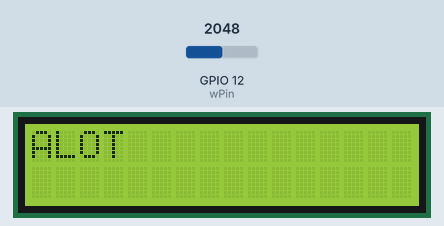
Bench run of a sketch on a simulated ESP32. Shown: 16×2 character LCD. The inputs (shaded band) are chosen by the test bench; at power-on: GPIO 12 (wPin) = 2048. WiFi joins after 1.5 s; servers stay silent unless stated; what the sketch prints to the serial monitor is not drawn.

Above: at 3.8 s.
3.9 s: GPIO 12 (wPin) set to 663
5.9 s: GPIO 12 (wPin) set to 541
At 7.9 s:
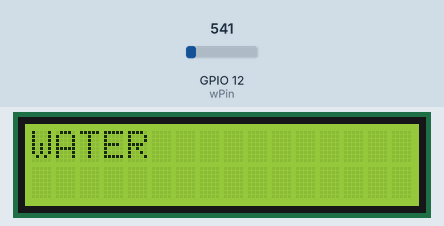
8.2 s: GPIO 12 (wPin) set to 419
At 9.7 s:
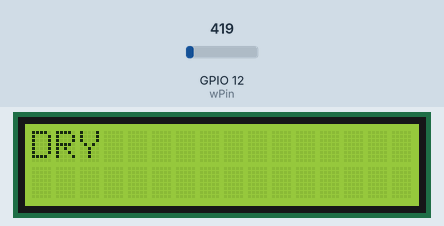
10.2 s: GPIO 12 (wPin) set to 490
At 11.3 s:
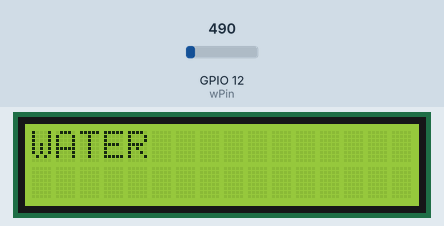
12.3 s: GPIO 12 (wPin) set to 640
At 14.0 s:
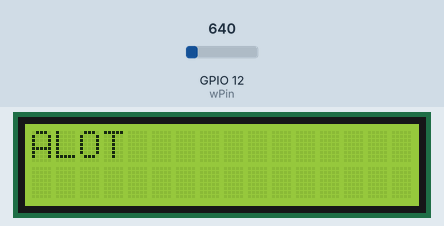
14.3 s: GPIO 12 (wPin) set to 560
At 15.7 s:
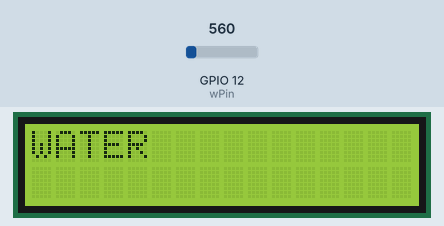
Timing chart, 0 to 17.3 s (numbered marks = the images above; inputs shaded):
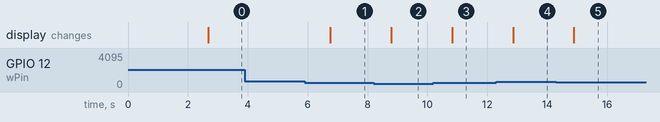

The sketch:

FinalProject.ino
```cpp
#include <ESP32_MailClient.h>


#include <LiquidCrystal_I2C.h>
#include "ESP32_MailClient.h"

const char* ssid = "ENTER SSID";
const char* password = "ENTERYOURPASSWORD";

#define emailSenderAccount    "MAKETESTEMIAL"
#define emailSenderPassword   "SENDER EMIAL PASSWORD"
#define emailRecipient        "RECIPIENT ADDRESS"
// This smtp server for gmail only so
// your going to have to look up the
// smtp server for your address
#define smtpServer            "smtp.gmail.com"
#define smtpServerPort        465
#define emailSubject          "EMAIL SUBJECT"


SMTPData smtpData;


const int wPin = 12;
int wPinVal = 0;


// set the LCD number of columns and rows
int lcdColumns = 16;
int lcdRows = 2;

// set LCD address, number of columns and rows
// if you don't know your display address, run an I2C scanner sketch
LiquidCrystal_I2C lcd(0x27, lcdColumns, lcdRows);
void sendCallback(SendStatus info);

void setup(){
  Serial.begin(115200);
  // initialize LCD
  WiFi.begin(ssid, password);
  while (WiFi.status() != WL_CONNECTED) {
    Serial.print(".");
    delay(200);
  }

  Serial.println();
  Serial.println("WiFi connected.");
  Serial.println();
  Serial.println("Preparing to send email");
  Serial.println();

  // Set the SMTP Server Email host, port, account and password
  smtpData.setLogin(smtpServer, smtpServerPort, emailSenderAccount, emailSenderPassword);

  // For library version 1.2.0 and later which STARTTLS protocol was supported,the STARTTLS will be
  // enabled automatically when port 587 was used, or enable it manually using setSTARTTLS function.
  //smtpData.setSTARTTLS(true);

  // Set the sender name and Email
  smtpData.setSender("ESP32", emailSenderAccount);

  // Set Email priority or importance High, Normal, Low or 1 to 5 (1 is highest)
  smtpData.setPriority("High");

  // Set the subject
  smtpData.setSubject(emailSubject);

  // Set the message with HTML format
  smtpData.setMessage("<div style=\"color:#2f4468;\"><h1>Checking Water Level</h1><p>- Sent from ESP32 board</p></div>", true);
  // Set the email message in text format (raw)
  //smtpData.setMessage("Hello World! - Sent from ESP32 board", false);

  // Add recipients, you can add more than one recipient
  smtpData.addRecipient(emailRecipient);
  //smtpData.addRecipient("YOUR_OTHER_RECIPIENT_EMAIL_ADDRESS@EXAMPLE.com");

  smtpData.setSendCallback(sendCallback);

  //Start sending Email, can be set callback function to track the status
  if (!MailClient.sendMail(smtpData))
    Serial.println("Error sending Email, " + MailClient.smtpErrorReason());

  //Clear all data from Email object to free memory
  smtpData.empty();

  lcd.init();
  // turn on LCD backlight
  lcd.backlight();

}

void loop(){
  // set cursor to first column, first row
  wPinVal = analogRead(wPin);
  lcd.setCursor(0, 0);
  // print message
  if(wPinVal < 450){
    lcd.println("DRY              ");
  }
  else if(wPinVal >= 450 && wPinVal < 600){
    lcd.println("WATER           ");
  }
  else if(wPinVal >= 600){
    lcd.println("ALOT            ");
  }
  delay(1000);
  // clears the display to print new message
//  lcd.clear();
//  // set cursor to first column, second row
//  lcd.setCursor(0,1);
//  lcd.print("Hello, World!");
//  delay(1000);
//  lcd.clear();
}

void sendCallback(SendStatus msg) {
  // Print the current status
  Serial.println(msg.info());

  // Do something when complete
  if (msg.success()) {
    Serial.println("----------------");
  }
}
```

Measured:
- the behaviour switches between 600 and 599 on GPIO 12 (wPin) (found by bisection; images 0 and 1)
- the behaviour switches between 450 and 449 on GPIO 12 (wPin) (found by bisection; images 1 and 2)
- after the input at 3.9 s, every drawn part: stays the same
- after the input at 5.9 s, the display: changes after 0.85 s (image 1)
- after the input at 8.2 s, the display: changes after 0.59 s (image 2)
- after the input at 10.2 s, the display: changes after 0.62 s (image 3)
- after the input at 12.3 s, the display: changes after 0.56 s (image 4)
- after the input at 14.3 s, the display: changes after 0.59 s (image 5)
